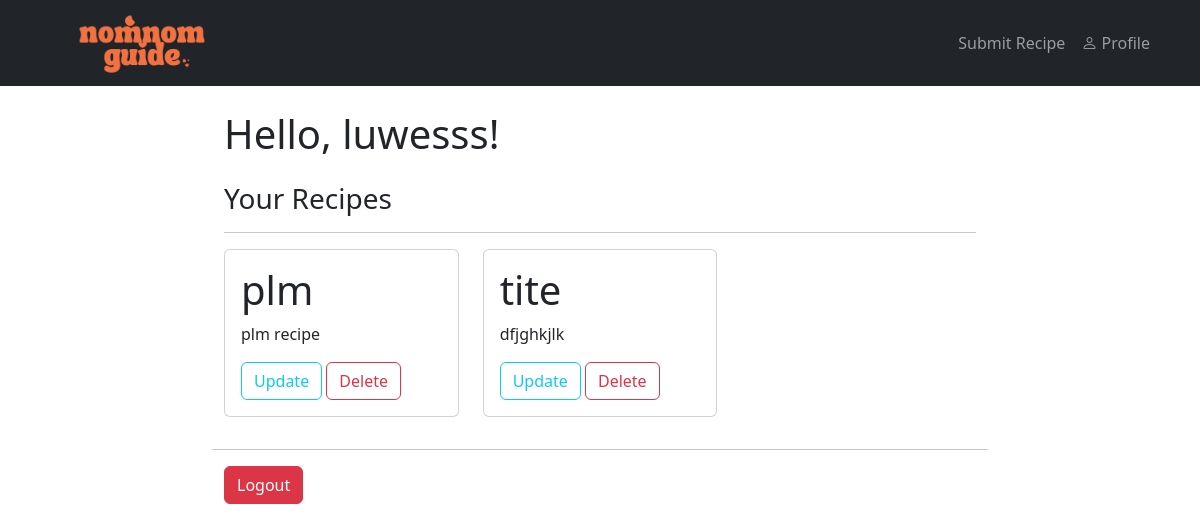
The app's page /profile/ (signed in) with its own data.
### recipes/models.py (models this page shows, shortened)
class Recipe(models.Model):
  title = models.CharField(max_length=100)
  description = models.TextField()
  ingredients = models.TextField()
  instructions = models.TextField()
  image = models.ImageField(upload_to='recipe_images/', null=True, blank=True)
  author = models.ForeignKey(User, on_delete=models.CASCADE)
  created_at = models.DateTimeField(auto_now_add=True)
  updated_at = models.DateTimeField(auto_now=True)
  upvotes = models.ManyToManyField(User, related_name='upvoted_recipes', blank=True)
  downvotes = models.ManyToManyField(User, related_name='downvoted_recipes', blank=True)

### users/views.py (the view)
# urls.py: path('profile/', user_views.profile, name="user-profile")
@login_required()
def profile(request):
  recipes = Recipe.objects.filter(author=request.user)
  return render(request, 'users/profile.html', {"recipes": recipes})

### users/templates/users/profile.html (shortened to what this page needs)
{% extends "recipes/base.html" %}
{% load crispy_forms_tags %}
{% block content %}
<div class="container">
  <h1>Hello, {{ user.username }}!</h1>
</div>
<div class="container">
  <h3 class="pt-3">Your Recipes</h3>
  <hr>
  {% if recipes.exists %}
    <div class="row">
      {% for recipe in recipes %}
      <div class="col-md-4 mb-3">
        <div class="card">
          <div class="card-body">
            <h5 class="card-title">
              <a class="text-decoration-none text-reset fs-1" href="{% url 'recipes-detail' recipe.pk %}">{{ recipe.title }}</a>
            </h5>
            <p class="card-text">{{ recipe.description|truncatechars:100 }}</p>
            {% if recipe.author == user or user.is_staff %}
              <a class="btn btn-outline-info" href="{% url 'recipes-update' recipe.id %}">Update</a>
              <a class="btn btn-outline-danger" href="{% url 'recipes-delete' recipe.id %}">Delete</a>
            {% endif %}
          </div>
        </div>
      </div>
      {% endfor %}
    </div>
  {% else %}
    <p class="text-muted">You have no recipes. <a href="{% url 'recipes-create' %}">Create one now!</a></p>
  {% endif %}
</div>
<hr>
<div class="container mt-3">
  <form method="POST" action="{% url 'user-logout' %}">
    <button type="submit" class="btn btn-danger">Logout</button>
  </form>
</div>
{% endblock content %}

### records on screen
Recipe: title "plm", description "plm recipe", shows "Update"
Recipe: title "tite", description "dfjghkjlk", shows "Update"

### other values on screen
{{ user.username }} "luwesss"
